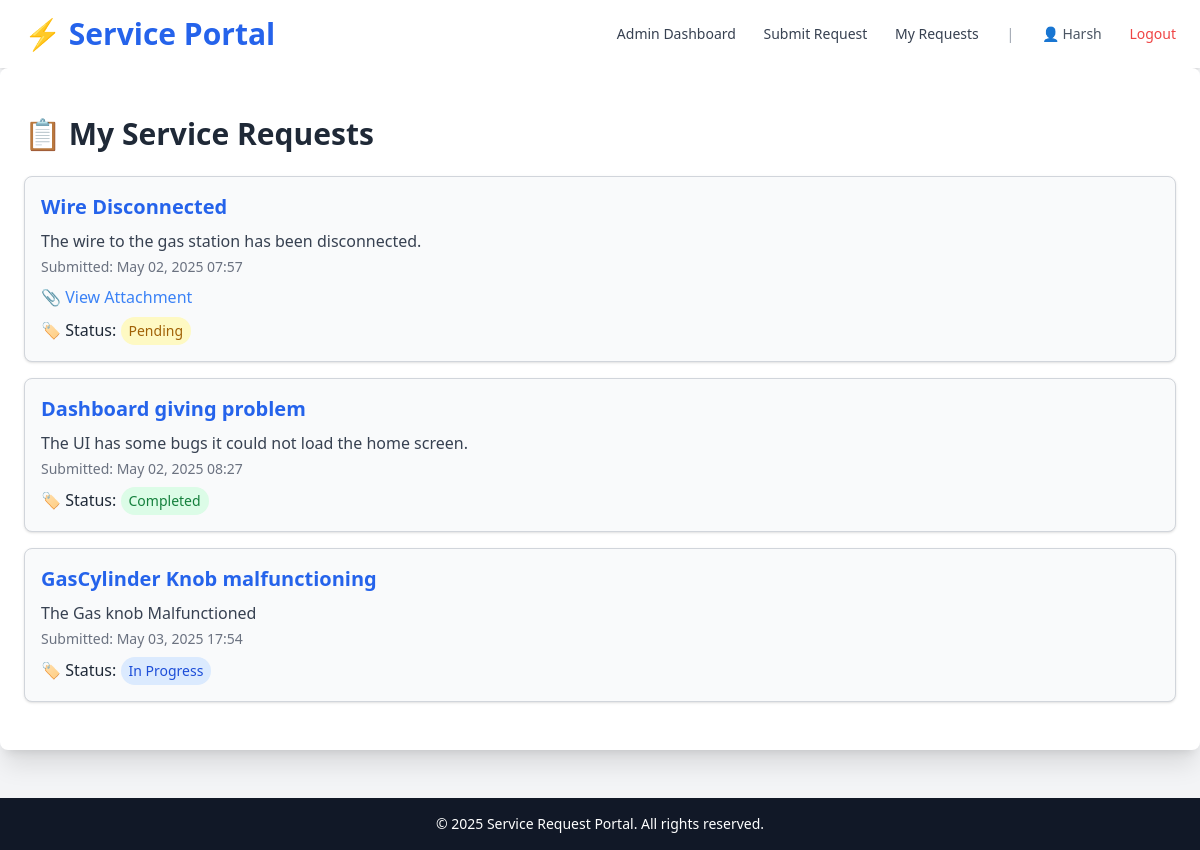
Page /request_list/ (signed in) on the committed database.
### request/models.py (models this page shows, shortened)
class ServiceRequest(models.Model):
    STATUS_PENDING='Pending'
    STATUS_IN_PROGRESS='In Progress'
    STATUS_COMPLETED='Completed'
    STATUS =[
        (STATUS_PENDING,'Pending'),
        (STATUS_IN_PROGRESS,'In Progress'),
        (STATUS_COMPLETED,'Completed')
    ]
    user=models.ForeignKey(User,on_delete=models.CASCADE)
    title=models.CharField(max_length=255)
    description=models.TextField()
    attachment=models.FileField(upload_to='attachments/', blank=True,null=True)
    submitted_at=models.DateTimeField(auto_now_add=True)
    status=models.CharField(max_length=30,choices=STATUS,default=STATUS_PENDING)

### request/views.py (the view)
# urls.py: path('request_list/', views.request_list, name='request_list'),
@login_required
def request_list(request):
    requests=ServiceRequest.objects.filter(user=request.user).order_by('submitted_at')
    return render(request,'request_list.html',{'requests':requests})

### templates/request_list.html (shortened to what this page needs)
{% extends "index.html" %}
{% block content %}
  <div>
    <h2 class="text-3xl font-semibold text-gray-800 mb-6">📋 My Service Requests</h2>
    {% if requests %}
      <div class="space-y-4">
        {% for request in requests %}
          <div class="border border-gray-300 rounded-lg p-4 bg-gray-50 shadow">
            <h3 class="text-xl font-bold text-blue-600">{{ request.title }}</h3>
            <p class="text-gray-700 mt-2">{{ request.description }}</p>
            <p class="text-sm text-gray-500 mt-1">Submitted: {{ request.submitted_at|date:"M d, Y H:i" }}</p>
            {% if request.attachment %}
              <p class="mt-2">
                📎 <a href="{{ request.attachment.url }}" class="text-blue-500 hover:underline" target="_blank">View Attachment</a>
              </p>
            {% endif %}
            <p class="mt-2">
              🏷️ <span class="font-medium">Status:</span>
              <span class="text-sm inline-block px-2 py-1 rounded-full
                {% if request.status == 'Pending' %}bg-yellow-100 text-yellow-700
                {% elif request.status == 'In Progress' %}bg-blue-100 text-blue-700
                {% elif request.status == 'Completed' %}bg-green-100 text-green-700
                {% else %}bg-gray-200 text-gray-700{% endif %}">
                {{ request.status }}
              </span>
            </p>
          </div>
        {% endfor %}
      </div>
    {% else %}
      <p class="text-gray-600">You haven't submitted any requests yet.</p>
    {% endif %}
  </div>
{% endblock content %}

### templates/index.html (shortened to what this page needs)
<!DOCTYPE html>
<html lang="en">
  <head>
    <script src="https://cdn.tailwindcss.com"></script>
  </head>
  <body class="bg-gray-100 text-gray-800 min-h-screen flex flex-col">
    <header class="bg-white shadow-md">
      <div
        class="max-w-7xl mx-auto px-6 py-4 flex justify-between items-center"
      >
        <a
          href="{% url 'index_page' %}"
          class="text-3xl font-extrabold text-blue-600 hover:text-blue-700 transition-all duration-300"
        >
          ⚡ Service Portal
        </a>
        <nav class="space-x-6 text-sm font-medium">
          <a
            href="{% url 'admin_dashboard' %}"
            class="text-gray-700 hover:text-blue-600 transition duration-300"
            >Admin Dashboard</a
          >
          <a
            href="{% url 'submit_request' %}"
            class="text-gray-700 hover:text-blue-600 transition duration-300"
            >Submit Request</a
          >
          <a
            href="{% url 'request_list' %}"
            class="text-gray-700 hover:text-blue-600 transition duration-300"
            >My Requests</a
          >
          {% if user.is_authenticated %}
          <span class="text-gray-400">|</span>
          <span class="text-gray-600">👤 {{ user.username }}</span>
          <a
            href="{% url 'logout' %}"
            class="ml-2 text-red-500 hover:text-red-600 transition duration-300"
            >Logout</a
          >
          {% endif %}
        </nav>
      </div>
    </header>
    <main class="px-6 py-12 flex-1 bg-white rounded-lg shadow-xl">
      {% block content %}{% endblock content %}
    </main>
    <footer class="bg-gray-900 text-white text-center py-4 mt-12">
      <p class="text-sm">
        &copy; {% now "Y" %} Service Request Portal. All rights reserved.
      </p>
    </footer>
  </body>
</html>

### rows in the picture
ServiceRequest: title "Wire Disconnected", description "The wire to the gas station has been disconnected.", submitted_at "May 02, 2025 07:57", status "Pending"
ServiceRequest: title "Dashboard giving problem", description "The UI has some bugs it could not load the home screen.", submitted_at "May 02, 2025 08:27", status "Completed"
ServiceRequest: title "GasCylinder Knob malfunctioning", description "The Gas knob Malfunctioned", submitted_at "May 03, 2025 17:54", status "In Progress"

### other values in the picture
{{ user.username }} "Harsh"
